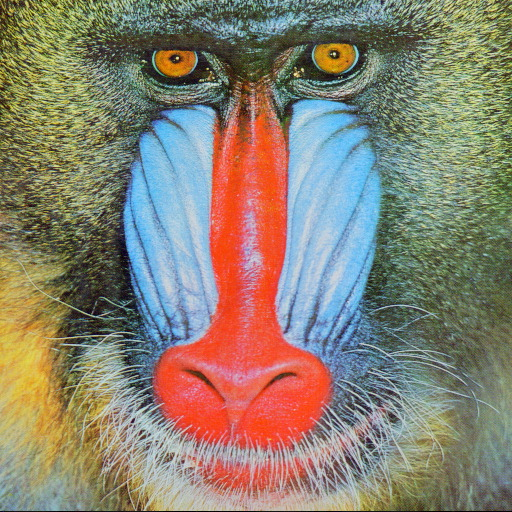
#> input picture openCV/opencv_data/baboon.jpg, 512 x 512 px
$ python 07_SplitChannels.py
#> lines starting #> are read from the running program, lines starting #| are printed output that depends on the picture
import cv2 as cv

img = cv.imread('opencv_data/baboon.jpg')
#> img is the input picture: shape (512, 512, 3); mean B, G, R 112.9, 129.1, 137.1
img = cv.resize(img, [256, 256])
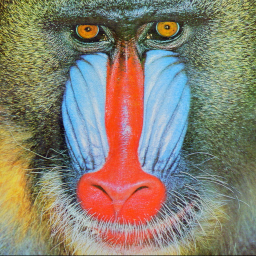
#> img: shape (256, 256, 3); mean B, G, R 113, 129.3, 137.2

B = img[:, :, 0]
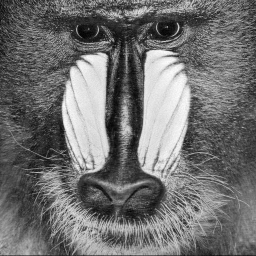
#> B: shape (256, 256); min 0, max 253, mean 113
G = img[:, :, 1]
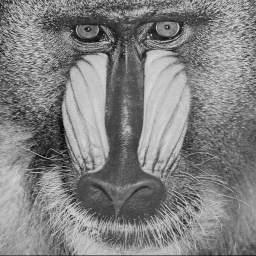
#> G: shape (256, 256); min 8, max 223, mean 129.3
R = img[:, :, 2]
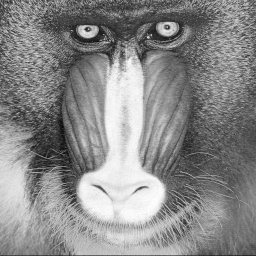
#> R: shape (256, 256); min 12, max 255, mean 137.2

outimg = cv.vconcat([B, G, R])
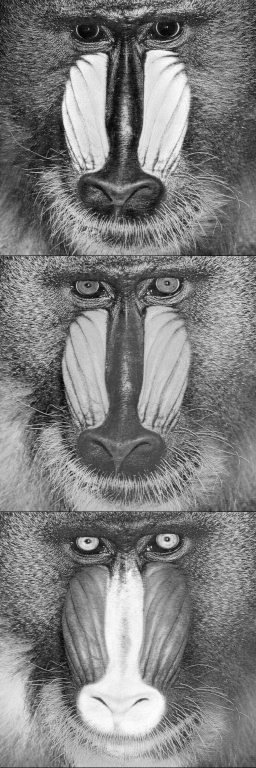
#> outimg: shape (768, 256); min 0, max 255, mean 126.5

cv.imshow('img', img)
cv.imshow('outimg', outimg)
cv.waitKey(0)
